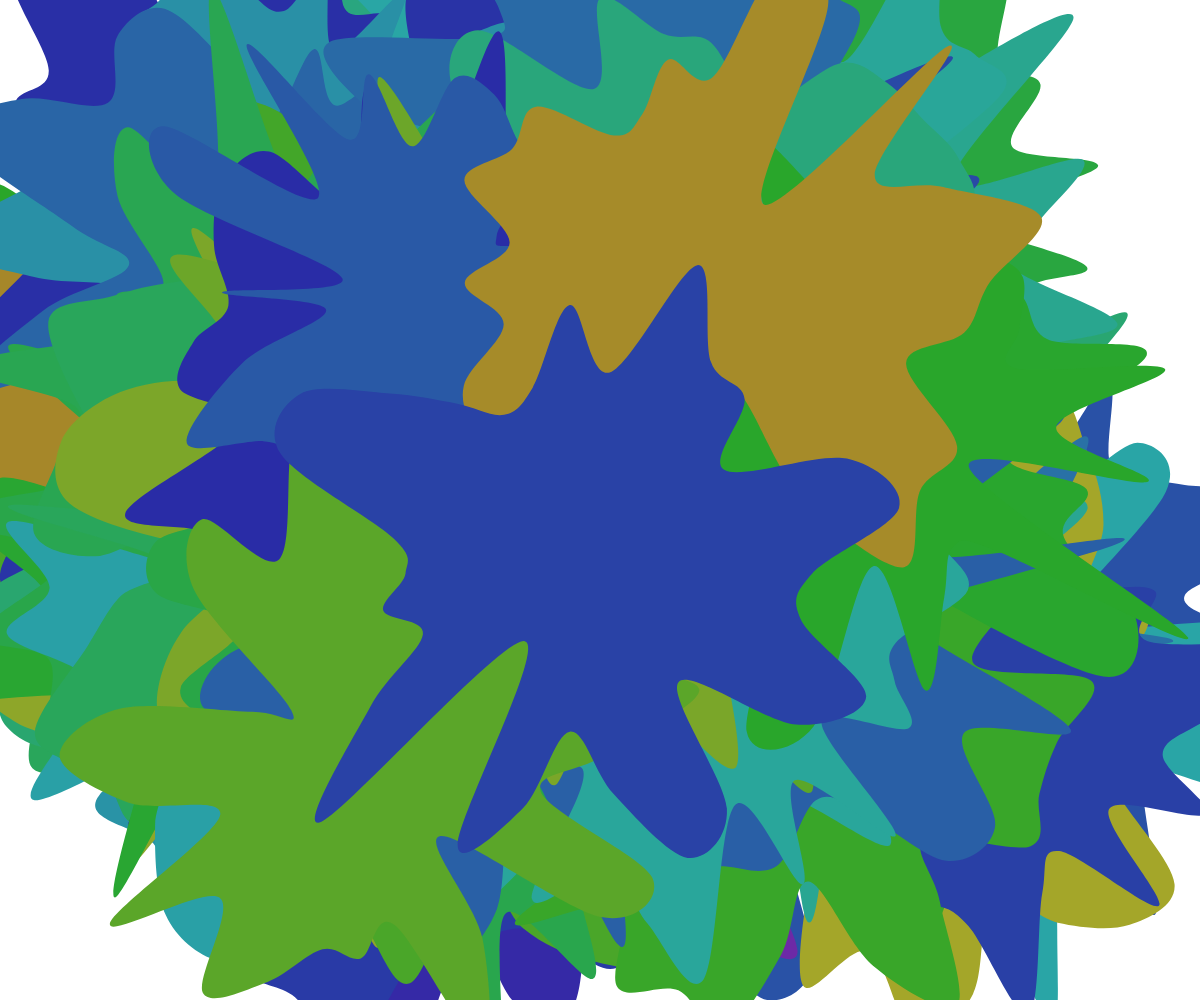
Frame 1 (no input)
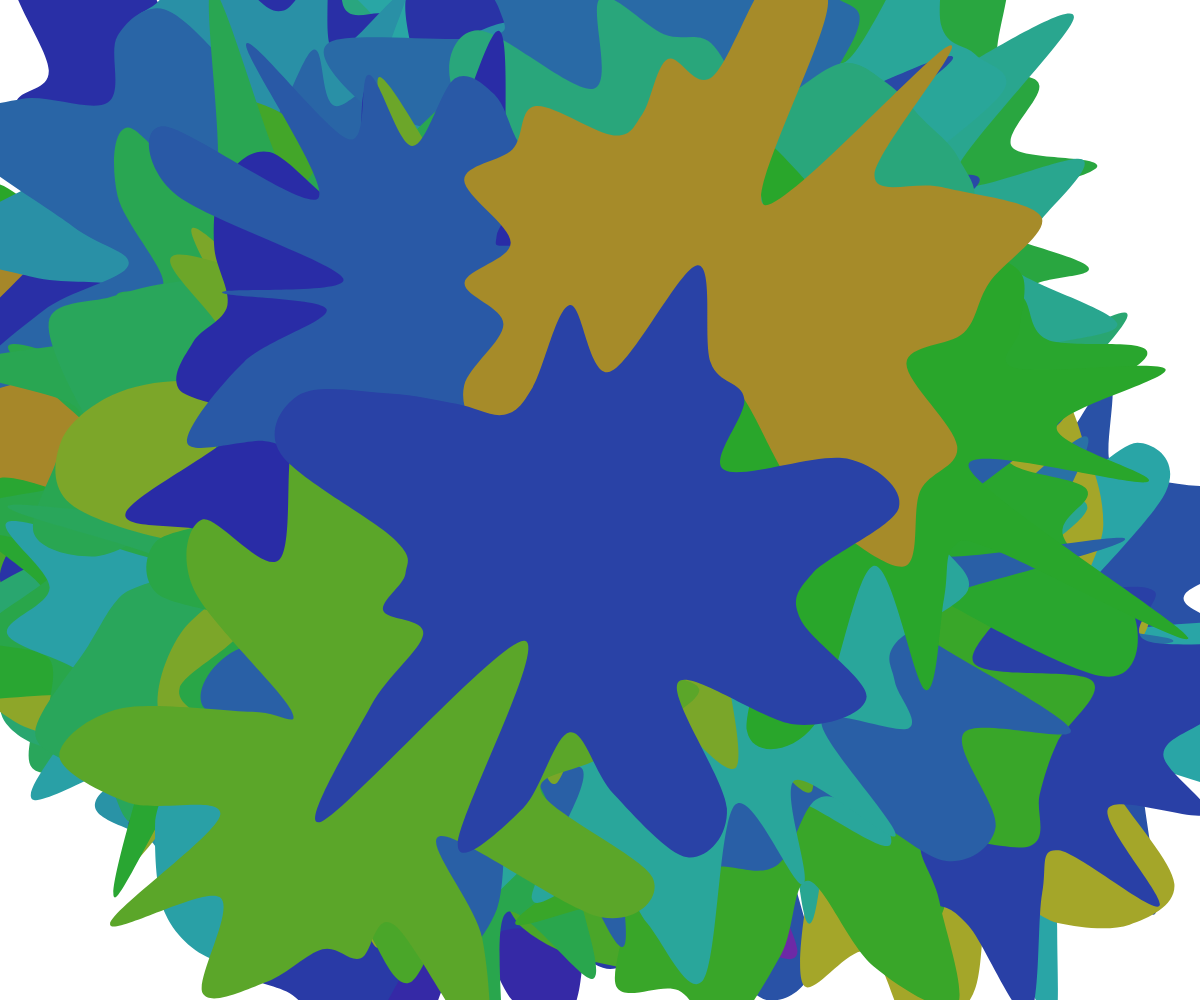
Frame 60 (no input)
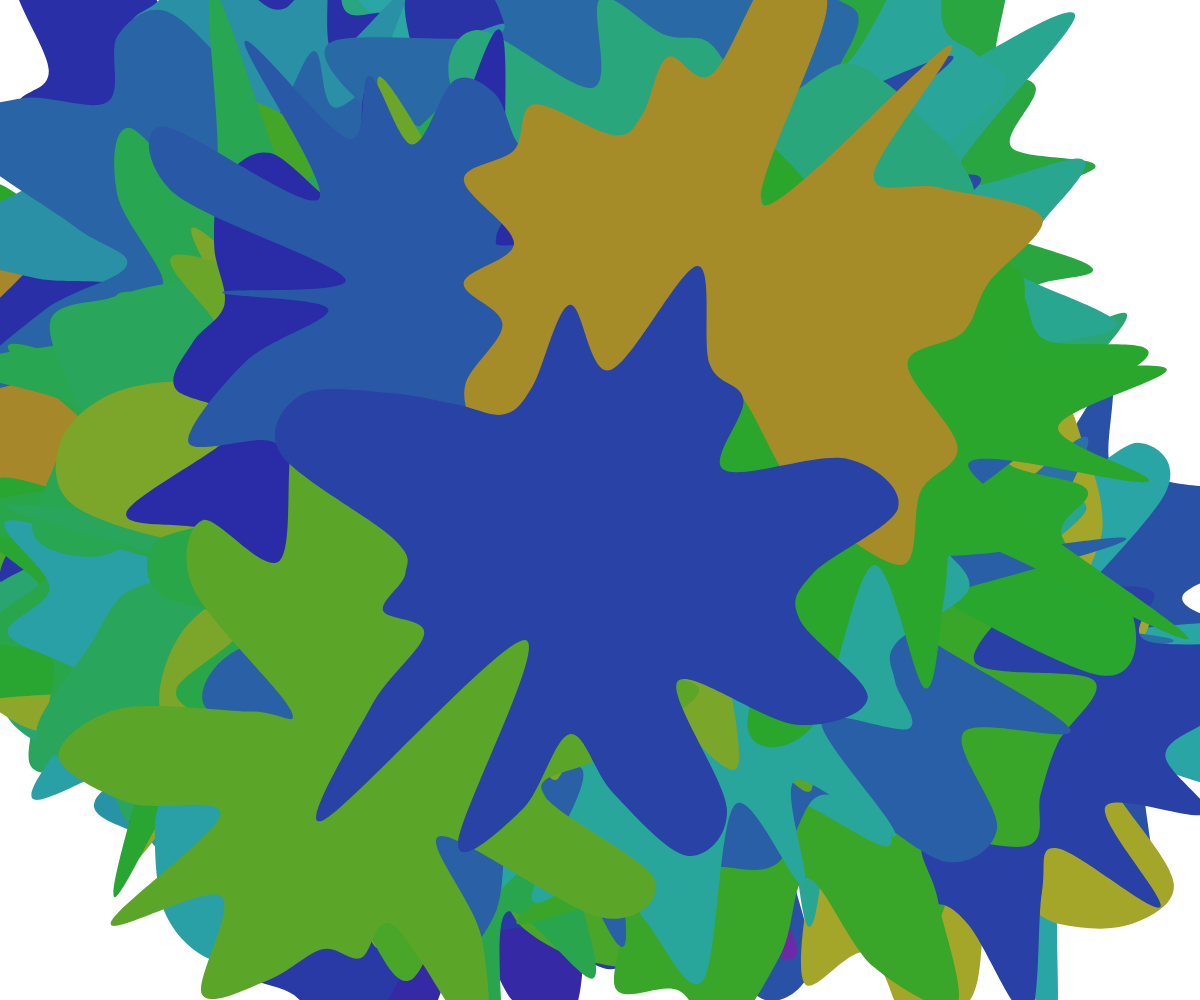
Frame 120 (the mouse pressed at the canvas centre since frame 60)

The p5.js sketch that drew these frames (run headless with seeded random() and noise() and a simulated clock; from frame 60 on, the mouse is pressed at the canvas centre):

// p5.js sketch
// ── sketch.js
let maxR;
let time = 0;
const timeScale = .00001;
function addVertex(xo,yo,a) {
  const ox = xo+maxR*cos(a);
  const oy = yo+maxR*sin(a);
  const r = noise(ox,oy,time)*maxR;
  curveVertex(xo+r*cos(a), yo+r*sin(a));
}

function setup() {
  createCanvas(innerWidth, innerHeight);
  background(200);
  const seed = floor(random(1e9));
  noiseSeed(seed);
  randomSeed(seed);
  console.log(seed)
  maxR = min(width,height)/2;
  fill(0);
  noStroke();
  colorMode(HSB);
}

function draw() {
  background(200);
  time += timeScale;
  for(let i=0;i<100;i++) {
    const xo = noise(i,time,0)*width;
    const yo = noise(i,time,1)*height;
    fill(noise(i,time,2)*360,75,65);
    beginShape();
    const da = PI/16;
    addVertex(xo,yo,-da);
    for(let a=0;a<TWO_PI+da;a+=da) {
      addVertex(xo,yo,a);
    }
    addVertex(xo,yo,da);
    endShape();
  }
}
